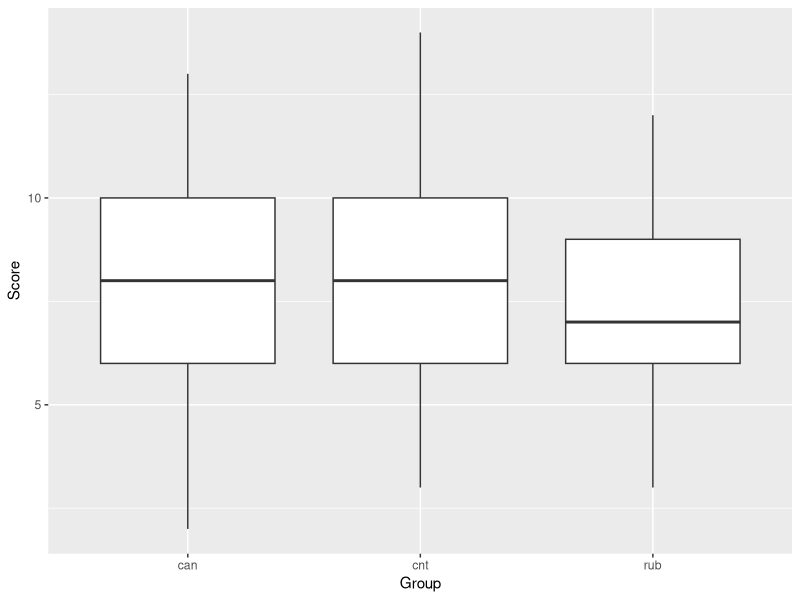
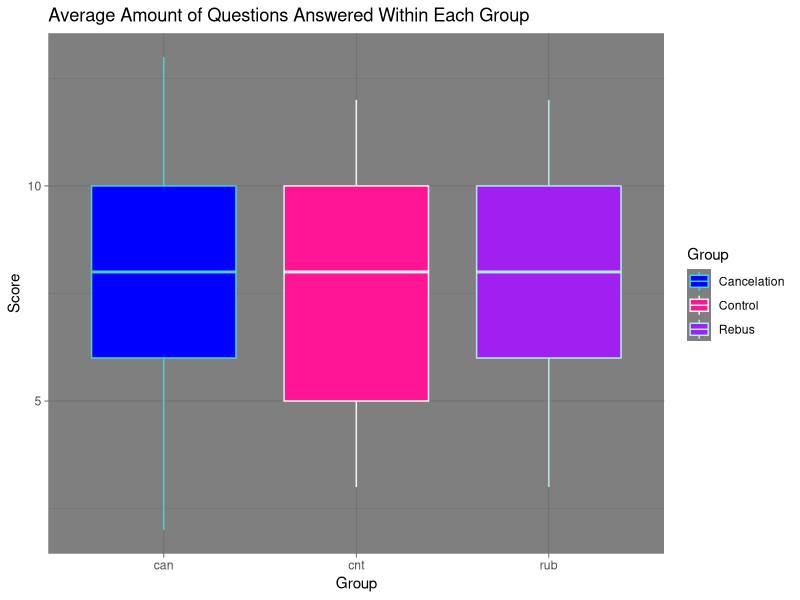

Recreate these plots in R, in order.
## ---- chunk 1
knitr::opts_chunk$set(echo = TRUE)
library(readxl)
library(ggplot2)
library(dplyr)
library(lattice)
library(rstatix)
## ---- chunk 2
data <- read_excel("CogNOVRD.xlsx")
View(data)

## ---- chunk 3

data1 <- subset(data, Over_4800=="N")
data1

gm <- aggregate(data$Score, list(data$Group), FUN=mean)
gm1 <- aggregate(data1$Score, list(data1$Group), FUN=mean)

gm1
## ---- chunk 4
vis <- ggplot(data, aes(x = Group, y = Score))+
  geom_boxplot()

vis

vis1 <- ggplot(data1, labels = c("c","con","rub"), aes(x = Group, y = Score, colour = Group))+
  geom_boxplot(aes(fill = Group))+
  scale_color_manual(values = c("mediumturquoise", "whitesmoke", "paleturquoise"), labels = c("Cancelation","Control","Rebus"))+
  scale_fill_manual(values = c("blue", "deeppink", "purple"), labels = c("Cancelation","Control","Rebus"))+
  theme_dark()
 
vis2 <- vis1 + labs(title = "Average Amount of Questions Answered Within Each Group")
vis2
## ---- chunk 5
anv1 <- anova_test(data = data1, dv = Score, wid = Participant, within = Group)
get_anova_table(anv1)
## ---- chunk 6
one.way <- aov(Score ~ Group, data = data)

summary(one.way)

one.way1 <- aov(Score ~ Group, data = data1)

summary(one.way1)
